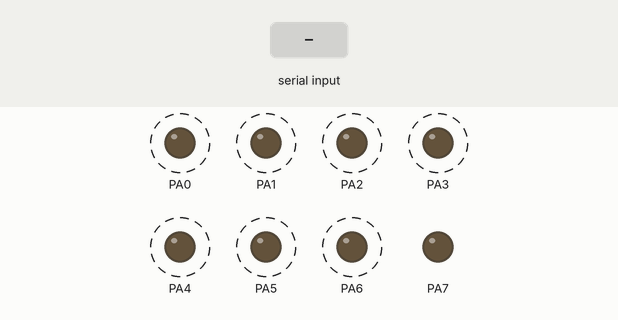
Recording of a program running on a simulated ATmega128, built with avr-gcc and emulated at 16 MHz. Parts: output pins drawn as LEDs (lit = HIGH). Dashed ring = blinking. The test bench sets the inputs (shaded band). What the program prints to the serial monitor is not drawn.

Above: at 0.05 s.
At 1.25 s:
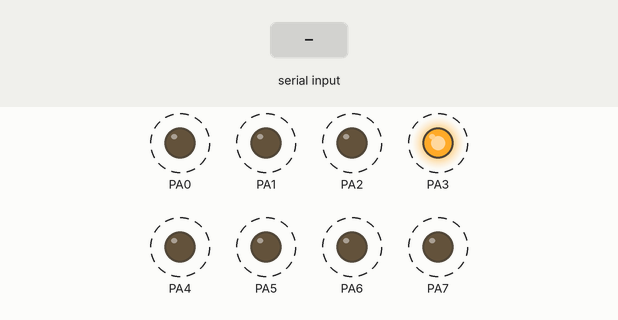
1.3 s: "1\n" received over Serial
Timing chart, 0 to 10.3 s (numbered marks = the images above; inputs shaded):
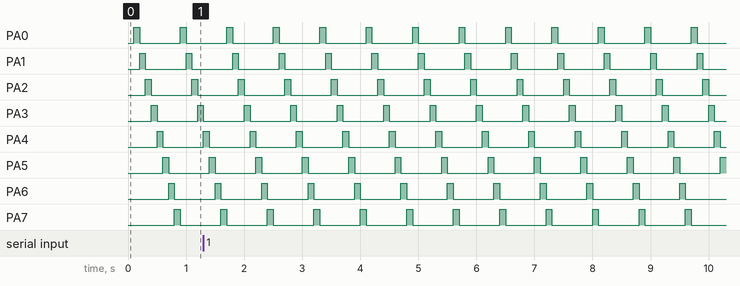

The program:

main.c
```c
/*
 * 04.UART.c
 *
 * Created: 2026-06-15 오전 11:36:36
 * Author : kccistc
 */

#define F_CPU 16000000UL
#include <avr/io.h>
#include <util/delay.h>
#include <avr/interrupt.h> //인터럽트 관련 함수
#include <stdio.h>

volatile uint32_t ms_count = 0; // volatile 최적화 방지
/*
ISR (Interrupt Service Routine) : 인터럽트 처리 함수 ISR로 시작
TIMER0_OVF_vect : Timer 0 Overflow INT가 발생이 되면 이곳으로 진입한다.
250개의 펄스를 count(1ms) 하면 이곳으로 자동진입한다.
ISR은 가능한 짧게 작성한다.
*/

ISR(TIMER0_OVF_vect) {
	TCNT0 = 6;
	ms_count++; // 1ms count
}

void init_timer0(void);

extern void init_led(void);
extern int led_main(void);
extern void init_uart0(void);
extern void UART0_transmit(uint8_t data);
extern void pc_command_processing(char **led_func_name);

extern void led_flower_off(void);
FILE OUTPUT = FDEV_SETUP_STREAM(UART0_transmit, NULL, _FDEV_SETUP_WRITE);

int main(void)
{
	char* led_func_name[] = {
		"led_shift_left_on",
		"led_shift_right_on",
		"led_shift_left_keep_on",
		"led_shift_right_keep_on",
		"led_flower_on",
		"led_flower_off"
	};

	init_led();
	init_timer0();
	init_uart0();
	stdout = &OUTPUT; // printf가 동작 할 수 있도록 stdout을 설정
	sei(); // 전역(대문) interrupt 허용
    while (1) {
		pc_command_processing(led_func_name);
    }
}

/*
	1. timer0을 초기화 한다.
	AVR에서 8bit timer 0 / 2 중에서 0번을 초기화한다.
	임베디드 쪽에서 가장 신경을 써야 할 부분이 초기화 하는 것이다.
	초기화가 잘못 되면 이후가 다 꼬인다.
	2. 8bit가지고 1ms를 측정하는 timer / counter를 만들고자 한다.
	2.1 분주기 설정 (64분주)
		16000000MHz / 64 ==> 250,000MHz
	2.2 1주기가 잡아먹는 시간 계산
	T = 1/f = 1/250000 ==> 0.000004sec (4us) ==> 0.004ms
	2.3 8bit 가지고 count 하는 시간을 계산 (8bit timer OV(Overflow))
	0.004MHz * 256 ==> 0.001024sec ==> 1.024ms
	0.004MHz * 250 ==> 0.001sec ==> 1ms
*/

void init_timer0(void) {
	TCNT0 = 6; // TCNT0 6~256 : 250개 펄스 count

	TCCR0 &= ~(1 << CS02 | 1 << CS01 | 1 << CS00); // 초기화 (0분주)
	TCCR0 |= 1 << CS02 | 0 << CS01 | 0 << CS00; //6분주
	TIMSK |= 1 << TOIE0; // TIMER0 Overflow INT

}
```

button.c
```c
/*
 * button.c
 *
 * Created: 2026-06-10 오후 1:25:20
 *  Author: user
 */

#include "button.h"

void init_button(void);
int get_button(int button_num, int button_pin);
extern volatile uint32_t ms_count;

// 버튼 초기화 방향설정(입력)
void init_button(void)
{
	BUTTON_DDR &= ~(1 << BUTTON0PIN | 1 << BUTTON1PIN | 1 << BUTTON2PIN | 1 << BUTTON3PIN);
	// BUTTON_DDR &= 0xf0;
	// BUTTON_DDR &= 0x0f
}

// 예) BUTTON0 3
//    button을 눌렀다 떼면 : 1을 리턴
//          이 idle 상태 : 0을 리턴

int get_button(int button_num, int button_pin)
{
	static uint32_t click_time[BUTTON_NUMBER] = {0};
	static unsigned char button_status[BUTTON_NUMBER] = {
		BUTTON_RELEASE,BUTTON_RELEASE,BUTTON_RELEASE,BUTTON_RELEASE
	};
	// static 지역변수에 static을 선언하면 함수를 빠져나와 다시 들어가도 이전값유지
	int current_state;

	// 1. button을 읽는다.
	current_state = BUTTON_PIN & (1 << button_pin);
	// 2. 버튼 상태 check
	if (ms_count - click_time[button_num] >= 15){
		click_time[button_num] = ms_count;
		if (current_state  && button_status[button_num] == BUTTON_RELEASE) {  // 버튼이 처음 눌려진 상태
			button_status[button_num] =BUTTON_PRESS;

			return 0;     // 아직은 완전히 눌렀다 뗀 상태가 아니다.
		}
		else if (button_status[button_num] == BUTTON_PRESS && !current_state) {  // 버튼이 이전에 눌려진 상태였으며 지금은 떼어진 상태
			button_status[button_num] = BUTTON_RELEASE;   // 다음 버튼을 체크 하기 위하여 초기화

			return 1;   // 완전히 1번 눌렀다 뗀 상태로 인정 한다.
		}
	}

	return 0;   // 버튼이 open 상태 이다.
}
```

button.h
```c
/*
 * button.h
 *
 * Created: 2026-06-10 오전 11:45:01
 *  Author: user
 */

#define F_CPU 16000000UL  //16MHz
#include <avr/io.h>  // PORTA PORTB PORTD... IO관련 reg가 들어 있다.
#include <util/delay.h>  // _delay_ms _delay_us 등

#define  BUTTON_DDR  DDRD
#define  BUTTON_PIN  PIND   // PORTD를 읽는 register 5v:1  0v:0

#define  BUTTON0PIN 3    // PORTD.4
#define  BUTTON1PIN 4    // PORTD.5
#define  BUTTON2PIN 5    // PORTD.6
#define  BUTTON3PIN 6    // PORTD.7

#define  BUTTON0   0   // PORTD.3의 가상 index (sw번호)
#define  BUTTON1   1   // PORTD.4의 가상 index (sw번호)
#define  BUTTON2   2   // PORTD.5의 가상 index (sw번호)
#define  BUTTON3   3   // PORTD.6의 가상 index (sw번호)
#define  BUTTON_NUMBER  4   // 버튼 갯수

#define  BUTTON_PRESS  1      // 버튼을 누르면 high (active-high)
#define  BUTTON_RELEASE 0     // 버튼을 뗀 상태 (low)
```

led.c
```c
/*
 * led.c
 *
 * Created: 2026-06-10 오후 3:10:22
 *  Author: user
 */

#define FUNC_SU 6;
#include "led.h"

void init_led(void);
void led_all_on(void);
void led_all_off(void);
void led_shift_left_on(void);
void led_shift_right_on(void);
void led_shift_left_keep_on(void);
void led_shift_right_keep_on(void);
void led_flower_on(void);
void led_flower_off(void);
int led_main(void);

extern volatile uint32_t ms_count; // volatile 최적화 방지

int func_state = 0;

void (*fp[]) () = {
	led_shift_left_on,
	led_shift_right_on,
	led_shift_left_keep_on,
	led_shift_right_keep_on,
	led_flower_on,
	led_flower_off,
};

int led_main(void) {
	uint8_t led_toggle=0;

	led_all_off();
	while(1) {
		fp[func_state]();

	}
}

void init_led(void)
{
	DDRA=0xff;  // PORTA 를 출력 모드로 설정
	PORTA=0x00;  // PORTA에 물려있는 led를 all off
}

void led_all_on(void)
{
	PORTA=0xff;
}

void led_all_off(void)
{
	PORTA=0x00;
}

void led_shift_left_on(void) {
#if 1
	static int i=0;

	if (ms_count >= 100) {
		ms_count = 0;
		*(unsigned char *)0x3b = 0x01 << i;

		//if ((i = (i + 1) % 8) == 0) {

				//func_state = (func_state + 1) % FUNC_SU;
				//led_all_off();
		//}
		i = (i + 1) % 8;
	}


#else
	for (int i=0;i<8;i++) {	// 2400ms소요 이따위로 짜면 안된다.
		//PORTA = (1 << i); // PORTA : 0x1B
		*(unsigned char *)0x3b = 0x01 << i;
		_delay_ms(30);
	}
#endif
}

void led_shift_right_on(void) {
#if 1
	static int i=0;

	if (ms_count >= 100) {
		ms_count = 0;
		*(unsigned char *)0x3b = 0x80 >> i;


		//if ((i = (i + 1) % 8) == 0) {
			//led_all_off();
			//func_state = (func_state + 1) % FUNC_SU;
		//}
		i = (i+1) % 8;
	}


#endif
#if 0
for (int i=0;i<8;i++) {
	//PORTA = (PORTA >> 1); // PORTA : 0x1B
	*(unsigned char *)0x3b = 0x80 >> i;
	_delay_ms(30);
}
#endif
}

void led_shift_left_keep_on(void) {
	static int i = 0;

	if (ms_count >= 100) {
		ms_count = 0;
		*(unsigned char *)0x3b |= (1 << i);

		//if ((i = (i + 1) % 8) == 0) {
			//led_all_off();
			//func_state = (func_state + 1) % FUNC_SU;
		//}
		i = (i + 1) % 8;
	}

}

void led_shift_right_keep_on(void) {
	static int i = 0;

	if (ms_count >= 100) {
		ms_count = 0;
		*(unsigned char *)0x3b |= ((0x80) >> i);

		//if ((i = (i + 1) % 8) == 0) {
			//led_all_off();
			//func_state = (func_state + 1) % FUNC_SU;
		//}
		i = (i + 1) % 8;
	}

}

void led_flower_on(void) {
	static int i = 0;
	if (i == 0)
		*(unsigned char *)0x3b = 0x00;

	if (ms_count >= 300) {
		ms_count = 0;
		*(unsigned char *)0x3b |= (0x10 << i) | (0x08 >> i);

		//if ((i = (i + 1) % 4) == 0) {
			//func_state = (func_state + 1) % FUNC_SU;
		//}
		i = (i + 1) % 4;
	}

}

void led_flower_off(void) {
	static int i = 0;
	if (i == 0)
		*(unsigned char *)0x3b = 0xff;

	if (ms_count >= 300) {
		ms_count = 0;
		*(unsigned char *)0x3b &= ~((0x80 >> i) | (0x01 << i));

		//if ((i = (i + 1) % 4) == 0) {
			//func_state = (func_state + 1) % FUNC_SU;
		//}
		i = (i + 1) % 4;
	}

}
```

led.h
```c
/*
 * led.h
 *
 * Created: 2026-06-10 오후 3:09:22
 *  Author: user
 */


#ifndef LED_H_
#define LED_H_
#define F_CPU 16000000UL  // 16MHz
#include <avr/io.h>  // PORTA PORTB PORTD... IO관련 reg가 들어 있다.
#include <util/delay.h>  // _delay_ms _delay_us 등

#endif /* LED_H_ */
```

uart0.c
```c
/*
 * uart0.c
 *
 * Created: 2026-06-16 오전 9:57:49
 *  Author: kccistc
 */

#include "uart0.h"

#define FUNC_SU 6
extern int func_state;
extern void (*fp[]) ();

void init_uart0(void);
void UART0_transmit(uint8_t data);
void pc_command_processing(char **led_func_name);

// P278 표12-3
// PC로부터 1byte가 들어 오면 자동적으로 이곳으로 진입한다.
// 예) led_all_on\n 이면 11번 이곳으로 진입한다.
ISR(USART0_RX_vect) {
	volatile uint8_t data;
	volatile static int i = 0;

	data = UDR0; // UDR0의 내용이 data에 복사된다.

	if ((rear+1) % QUEUE_SIZE == front % QUEUE_SIZE) // queue full
		return ;

	if (data == '\n' || data == '\r') {
		rx_buff[rear][i] = '\0'; // 문장의 끝인 NULL을 넣는다.
		i=0; // 다음 string을 저장하기 위해서 i를 0으로 만든다.
		rear = (rear + 1) % QUEUE_SIZE; // 0~9
	}else {

		rx_buff[rear][i++] = data;
	}
}
/*
	1. 전송속도 : 9600bps
	2. start/stop 설정
	3. RX(수신) : interrupt로 설정
	TX(전송) : polling으로 처리한다.
	RX(수신) : interrupt로 처리한다.
*/
void init_uart0(void){
	// 1. 전송속도 : 9600bps
	UBRR0H = 0x00;
	UBRR0L = 207; // 9600bps 표 8-9
	UCSR0A |= 1 << U2X0; // 2배속 설정 (sampling8)
	// UART0를 송신, 수신이 다 가능하고 RX INT가 가능하도록 설정한다.
	UCSR0B |= 1 << RXEN0 | 1 << TXEN0 | 1 << RXCIE0;

}

// UART0로 1byte를 전송 하는 함수
void UART0_transmit(uint8_t data) {
	while (!(UCSR0A & 1 << UDRE0)) // data가 송신 중이면 송신이 끝날 때 까지 기다림
		;	// No operation
	UDR0 = data; // HW 전송 register에 data를 송신한다.
}

void pc_command_processing(char **led_func_name) {
	if (front != rear) { // data
		printf("%s", rx_buff[front]);
		for (int i=0;i<FUNC_SU;i++) {
			if(strncmp(rx_buff[front], led_func_name[i], strlen(led_func_name[i])) == 0) {
				func_state = i;
				break;
			}
		}
	}

	fp[func_state]();
}
```

uart0.h
```c
/*
 * uart0.h
 *
 * Created: 2026-06-16 오전 9:57:31
 *  Author: kccistc
 */


#define F_CPU 16000000UL
#include <avr/io.h>
#include <util/delay.h>
#include <avr/interrupt.h>
#include <string.h>

#define QUEUE_SIZE 10
#define QUEUE_LENGTH 80
volatile int rear = 0;
volatile int front = 0;
volatile unsigned char rx_buff[QUEUE_SIZE][QUEUE_LENGTH];
```

Measured:
- by itself, PA0–7: alternates HIGH for 0.10 s and LOW for 0.70 s
